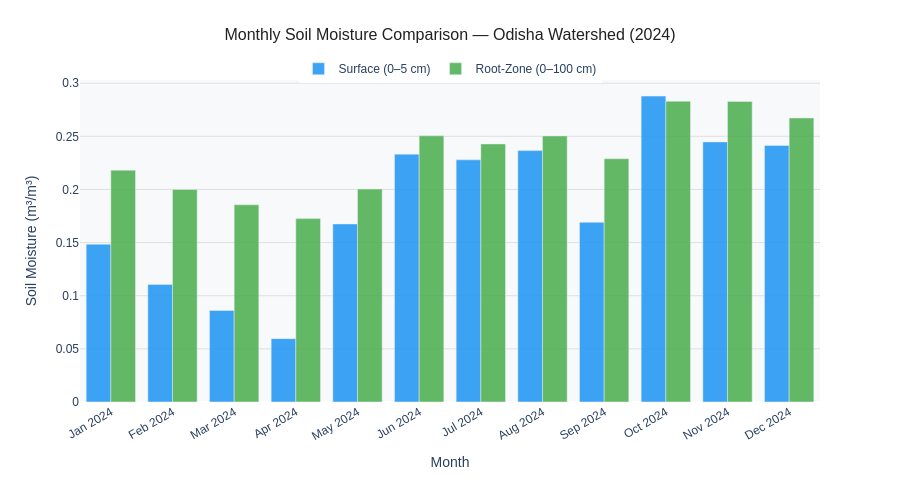

Notebook source saved alongside this figure:
### Code cell
"""
============================================================
  SOIL MOISTURE ANALYSIS — Odisha Watershed
  Datasets: SMAP L4 (SPL4SMGP/007) + SMAP L3 Enhanced (SPL3SMP_E/005)
============================================================
"""

# ─────────────────────────────────────────────
# 0.  IMPORTS
# ─────────────────────────────────────────────
import ee
import geemap
import pandas as pd
import numpy as np
import plotly.graph_objects as go
import warnings
warnings.filterwarnings('ignore')

# ─────────────────────────────────────────────
# 1.  EARTH ENGINE INIT
# ─────────────────────────────────────────────
try:
    ee.Initialize()
    print("✅ Earth Engine initialised")
except Exception:
    ee.Authenticate()
    ee.Initialize()
    print("✅ Earth Engine authenticated & initialised")

# ─────────────────────────────────────────────
# 2.  STUDY AREA & PARAMETERS
# ─────────────────────────────────────────────
roi = ee.FeatureCollection("projects/ee-clivedcosta/assets/Watershed")

START_DATE = '2024-01-01'
END_DATE   = '2024-12-31'
SCALE_L4   = 11000   # ~9 km native → 11 km safe
SCALE_L3   = 36000   # 36 km native

# ─────────────────────────────────────────────
# 3.  LOAD DATASETS
# ─────────────────────────────────────────────
print("Loading SMAP L4 (SPL4SMGP v007)…")
smap_l4_raw = (
    ee.ImageCollection("NASA/SMAP/SPL4SMGP/007")
    .filterDate(START_DATE, END_DATE)
    .select(['sm_surface', 'sm_rootzone'])
)
print(f"   L4 images found: {smap_l4_raw.size().getInfo()}")

print("Loading SMAP L3 Enhanced (SPL3SMP_E v005)…")
smap_l3_raw = (
    ee.ImageCollection("NASA/SMAP/SPL3SMP_E/005")
    .filterDate(START_DATE, END_DATE)
    .select('soil_moisture_am')
)
print(f"   L3 images found: {smap_l3_raw.size().getInfo()}")

# ─────────────────────────────────────────────
# 4.  MONTHLY COMPOSITES
# ─────────────────────────────────────────────
def monthly_composites(col, start, end, bands):
    """Monthly mean composites. Empty months return a -9999 fill image."""
    start_ee = ee.Date(start)
    end_ee   = ee.Date(end)
    n_months = end_ee.difference(start_ee, 'month').round()
    offsets  = ee.List.sequence(0, ee.Number(n_months).subtract(1))

    n_bands    = len(bands) if isinstance(bands, list) else 1
    fill_image = ee.Image.constant([-9999] * n_bands).rename(bands)

    def make_month(offset):
        m_start  = start_ee.advance(offset, 'month')
        m_end    = m_start.advance(1, 'month')
        filtered = col.filterDate(m_start, m_end)
        has_data = filtered.size().gt(0)
        monthly  = filtered.mean().rename(bands)
        safe     = ee.Image(ee.Algorithms.If(has_data, monthly, fill_image))
        return safe.set('system:time_start', m_start.millis())

    return ee.ImageCollection(offsets.map(make_month))

monthly_l4_surface  = monthly_composites(
    smap_l4_raw.select('sm_surface'),  START_DATE, END_DATE, ['sm_surface'])
monthly_l4_rootzone = monthly_composites(
    smap_l4_raw.select('sm_rootzone'), START_DATE, END_DATE, ['sm_rootzone'])
monthly_l3          = monthly_composites(
    smap_l3_raw, START_DATE, END_DATE, ['sm_l3_am'])

# ─────────────────────────────────────────────
# 5.  EXTRACT TIME-SERIES TO DATAFRAME
# ─────────────────────────────────────────────
def extract_series(col, band, region, scale, col_name):
    def get_mean(img):
        val = img.reduceRegion(
            reducer=ee.Reducer.mean(),
            geometry=region,
            scale=scale,
            maxPixels=1e13,
            bestEffort=True
        )
        return ee.Feature(None, {
            'date':  ee.Date(img.get('system:time_start')).format('YYYY-MM-dd'),
            'value': val.get(band, None)
        })
    fc = col.map(get_mean)
    records = [
        {'date': f['properties']['date'], col_name: f['properties']['value']}
        for f in fc.getInfo()['features']
        if f['properties'].get('value') is not None
        and f['properties']['value'] != -9999
    ]
    if not records:
        print(f"  ⚠️  No valid data for '{col_name}'")
        return pd.DataFrame(columns=['date', col_name])
    df = pd.DataFrame(records)
    df['date'] = pd.to_datetime(df['date'])
    return df.sort_values('date').reset_index(drop=True)

print("\nExtracting time series (this may take ~1-2 min)…")
df_surface  = extract_series(monthly_l4_surface,  'sm_surface',  roi, SCALE_L4, 'sm_surface_m3m3')
df_rootzone = extract_series(monthly_l4_rootzone, 'sm_rootzone', roi, SCALE_L4, 'sm_rootzone_m3m3')
df_l3       = extract_series(monthly_l3,          'sm_l3_am',    roi, SCALE_L3, 'sm_l3_m3m3')

# Merge into one dataframe
df = df_surface.merge(df_rootzone, on='date', how='outer') \
               .merge(df_l3,       on='date', how='outer') \
               .sort_values('date').reset_index(drop=True)
df['month_label'] = df['date'].dt.strftime('%b %Y')

print(f"✅ Extracted {len(df)} monthly records")

# ─────────────────────────────────────────────
# 6.  CHART — Monthly Soil Moisture Comparison
# ─────────────────────────────────────────────
COLORS = {
    'surface':  '#2196F3',   # blue
    'rootzone': '#4CAF50',   # green
    'l3':       '#FF9800',   # amber
    'bg':       '#F8F9FA',
    'grid':     '#E0E0E0',
}

fig = go.Figure()

for col, label, color in [
    ('sm_surface_m3m3',  'Surface (0–5 cm)',     COLORS['surface']),
    ('sm_rootzone_m3m3', 'Root-Zone (0–100 cm)', COLORS['rootzone']),
    ('sm_l3_m3m3',       'L3 Reference (36 km)', COLORS['l3']),
]:
    tmp = df.dropna(subset=[col])
    fig.add_trace(go.Bar(
        x=tmp['month_label'],
        y=tmp[col],
        name=label,
        marker_color=color,
        opacity=0.87,
        hovertemplate='%{x}<br>' + label + ': %{y:.4f} m³/m³<extra></extra>'
    ))

fig.update_layout(
    title=dict(
        text=f'Monthly Soil Moisture Comparison — Odisha Watershed ({START_DATE[:4]})',
        font=dict(size=16, color='#212121'),
        x=0.5
    ),
    barmode='group',
    xaxis_title='Month',
    yaxis_title='Soil Moisture (m³/m³)',
    plot_bgcolor=COLORS['bg'],
    paper_bgcolor='white',
    legend=dict(orientation='h', y=1.08, x=0.5, xanchor='center'),
    height=480,
    hovermode='x unified',
    font=dict(family='Arial', size=12),
    margin=dict(t=80, b=60)
)
fig.update_xaxes(showgrid=False, tickangle=-30)
fig.update_yaxes(showgrid=True, gridcolor=COLORS['grid'])
fig.show()

# ─────────────────────────────────────────────
# 7.  MAP — zoomed to watershed
# ─────────────────────────────────────────────
Map = geemap.Map()
Map.add_basemap('HYBRID')
Map.centerObject(roi, 9)          # zoomed to project area
Map.addLayer(roi, {'color': 'yellow'}, 'Watershed Boundary')

# Latest monthly composites clipped to ROI
latest_surface  = monthly_l4_surface.sort('system:time_start', False).first().clip(roi)
latest_rootzone = monthly_l4_rootzone.sort('system:time_start', False).first().clip(roi)

palette_sm  = ['#d73027','#f46d43','#fdae61','#fee090',
               '#e0f3f8','#abd9e9','#74add1','#313695']
vis_surface = {'min': 0.05, 'max': 0.45, 'palette': palette_sm}
vis_rz      = {'min': 0.10, 'max': 0.45, 'palette': palette_sm}

Map.addLayer(latest_surface,  vis_surface, 'L4 Surface SM (0–5 cm)')
Map.addLayer(latest_rootzone, vis_rz,      'L4 Root-Zone SM (0–100 cm)')

Map.add_colorbar(
    vis_params=vis_surface,
    label='Soil Moisture (m³/m³)',
    layer_name='L4 Surface SM (0–5 cm)',
    orientation='vertical'
)

print("🗺️  Map ready — toggle layers in the panel to switch between Surface and Root-Zone.")
Map

### Figure 1 — Plotly figure (JSON) as saved in the notebook; plotly's stock layout.template omitted (floating-point values rounded to 4 significant figures)
{"data": [{"hovertemplate": "%{x}<br>Surface (0–5 cm): %{y:.4f} m³/m³<extra></extra>", "marker": {"color": "#2196F3"}, "name": "Surface (0–5 cm)", "opacity": 0.87, "type": "bar", "x": ["Jan 2024", "Feb 2024", "Mar 2024", "Apr 2024", "May 2024", "Jun 2024", "Jul 2024", "Aug 2024", "Sep 2024", "Oct 2024", "Nov 2024", "Dec 2024"], "y": [0.1485, 0.1106, 0.08615, 0.05961, 0.1675, 0.2332, 0.2279, 0.2365, 0.1691, 0.2879, 0.2448, 0.2414]}, {"hovertemplate": "%{x}<br>Root-Zone (0–100 cm): %{y:.4f} m³/m³<extra></extra>", "marker": {"color": "#4CAF50"}, "name": "Root-Zone (0–100 cm)", "opacity": 0.87, "type": "bar", "x": ["Jan 2024", "Feb 2024", "Mar 2024", "Apr 2024", "May 2024", "Jun 2024", "Jul 2024", "Aug 2024", "Sep 2024", "Oct 2024", "Nov 2024", "Dec 2024"], "y": [0.2182, 0.2, 0.1856, 0.1726, 0.2003, 0.2505, 0.2428, 0.2503, 0.2289, 0.283, 0.2828, 0.2673]}, {"hovertemplate": "%{x}<br>L3 Reference (36 km): %{y:.4f} m³/m³<extra></extra>", "marker": {"color": "#FF9800"}, "name": "L3 Reference (36 km)", "opacity": 0.87, "type": "bar", "x": [], "y": []}], "layout": {"barmode": "group", "font": {"family": "Arial", "size": 12}, "height": 480, "hovermode": "x unified", "legend": {"orientation": "h", "x": 0.5, "xanchor": "center", "y": 1.08}, "margin": {"b": 60, "t": 80}, "paper_bgcolor": "white", "plot_bgcolor": "#F8F9FA", "title": {"font": {"color": "#212121", "size": 16}, "text": "Monthly Soil Moisture Comparison — Odisha Watershed (2024)", "x": 0.5}, "xaxis": {"showgrid": false, "tickangle": -30, "title": {"text": "Month"}}, "yaxis": {"gridcolor": "#E0E0E0", "showgrid": true, "title": {"text": "Soil Moisture (m³/m³)"}}}}
